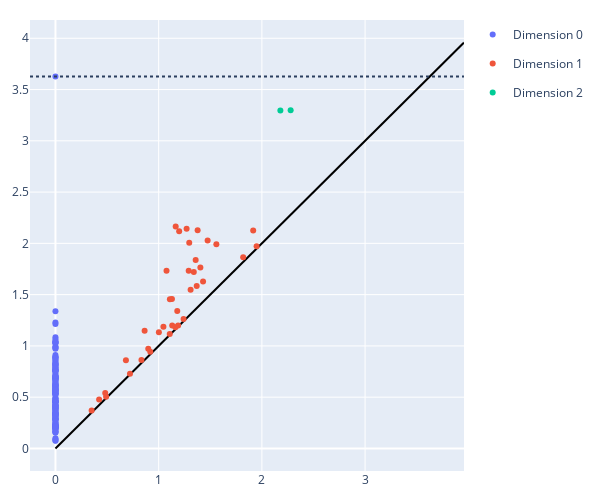

Write notebook code for a chart like this one.
### Markdown cell above
#### Visualize Homology
See a persistence diagram for the homology.

Based on the data input, we expect there to be only one 1D cycle, 1 large 2D cycle, and 2 large 3d cycles, which is what we see.

### Code cell
# Persistance diagram
fig = oat.plot.pd(homology)
fig.update_layout(
        width=600, 
        height=500,
        margin=dict(l=20, r=20, t=20, b=20)
    )
fig.show()
